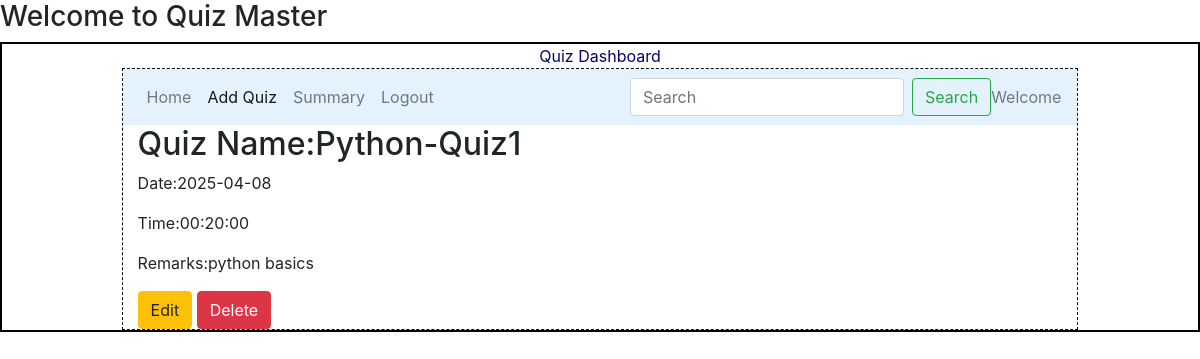
Before: /quiz_detail/102 with the older database file.
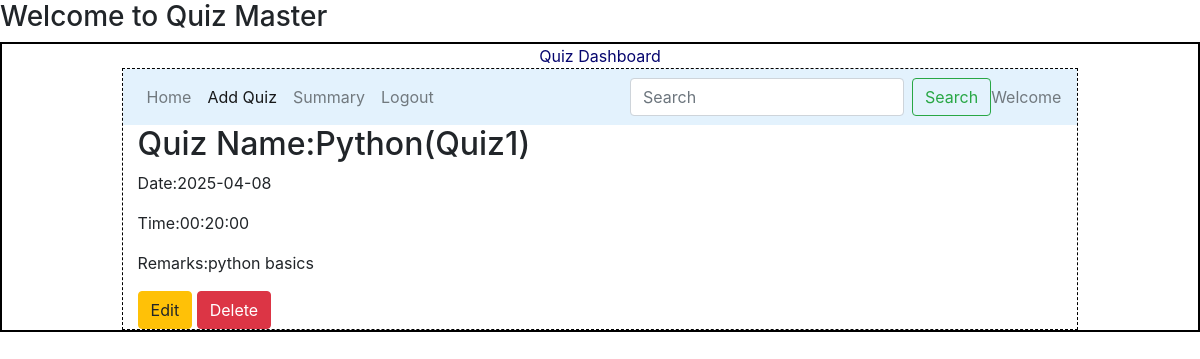
After: the same page with the newer database file.
### models/model1.py (models this page shows)
class Quiz(db.Model):
    __tablename__="quiz"
    id=db.Column(db.Integer,primary_key=True,autoincrement=True)
    chapter_id=db.Column(db.Integer,db.ForeignKey("chapter.id"),nullable=False)
    quiz_name=db.Column(db.String,nullable=False)
    date_of_quiz=db.Column(db.Date,nullable=False)
    time_duration=db.Column(db.Time,nullable=False)
    remarks=db.Column(db.String,nullable=False)
    questions=db.relationship("Questions",cascade="all,delete",backref="quiz",lazy=True)

### controllers/routes.py (the view)
@app.route('/quiz_detail/<int:id>', methods=["GET", "POST"])
def quiz_detail(id):
    quiz = Quiz.query.get_or_404(id)
    return render_template("quiz_detail.html", quiz=quiz)

### templates/quiz_detail.html
{% extends "quiz_layout.html" %}
{% block content %}
<div class="container">
    <h2>Quiz Name:{{quiz.quiz_name}}</h2>
    <p>Date:{{ quiz.date_of_quiz }}</p>
    <p>Time:{{ quiz.time_duration }}</p>
    <p>Remarks:{{ quiz.remarks }}</p>
    <a href="{{ url_for('edit_quiz', quiz_id=quiz.id) }}" class="btn btn-warning">
        Edit
    </a>
    <form action="{{ url_for('delete_quiz', quiz_id=quiz.id) }}" method="POST" style="display:inline;">
        <button type="submit" class="btn btn-danger"
            onclick="return confirm('Are you sure you want to delete this quiz?');">
        Delete
        </button>
    </form>
</div>
{% endblock %}

Changed rows visible on the page:
changed Quiz "python basics": quiz_name "Python-Quiz1" → "Python(Quiz1)"
